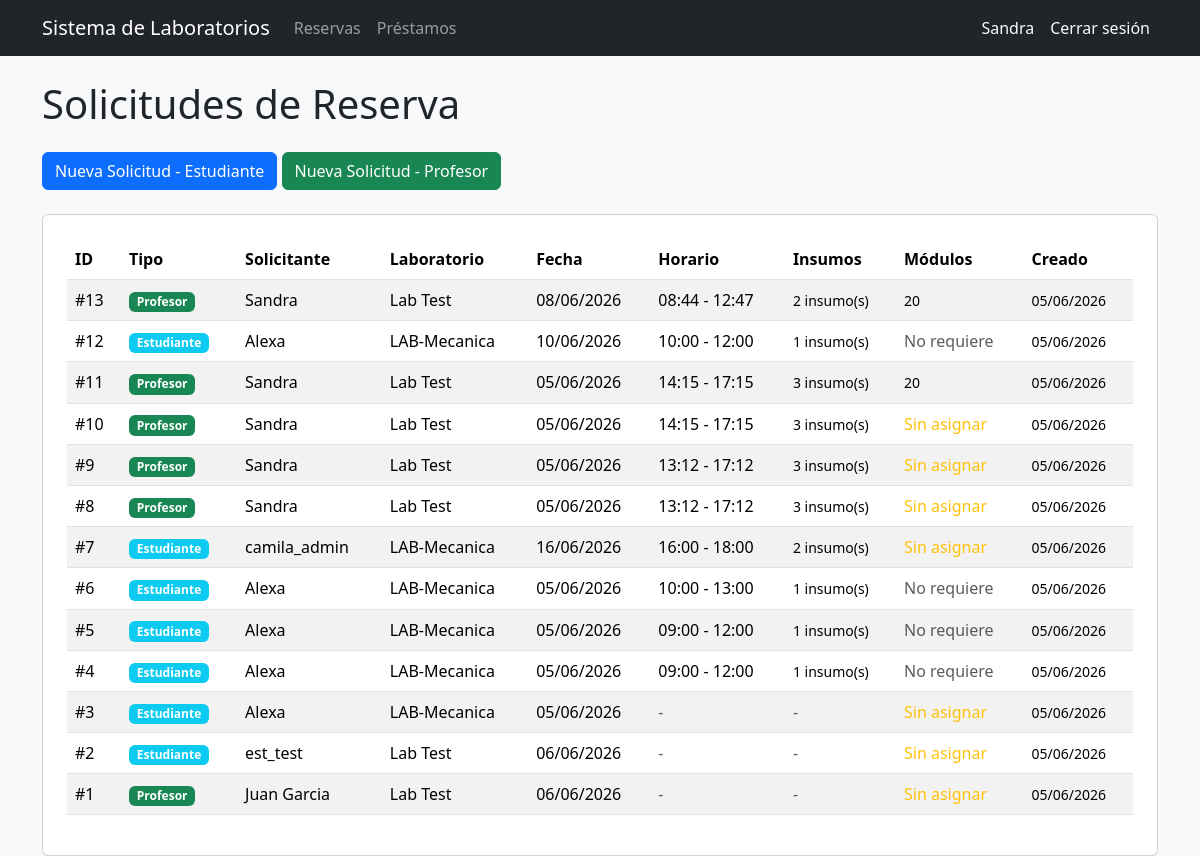
Before: /solicitudes/ (signed in) with the older database file.
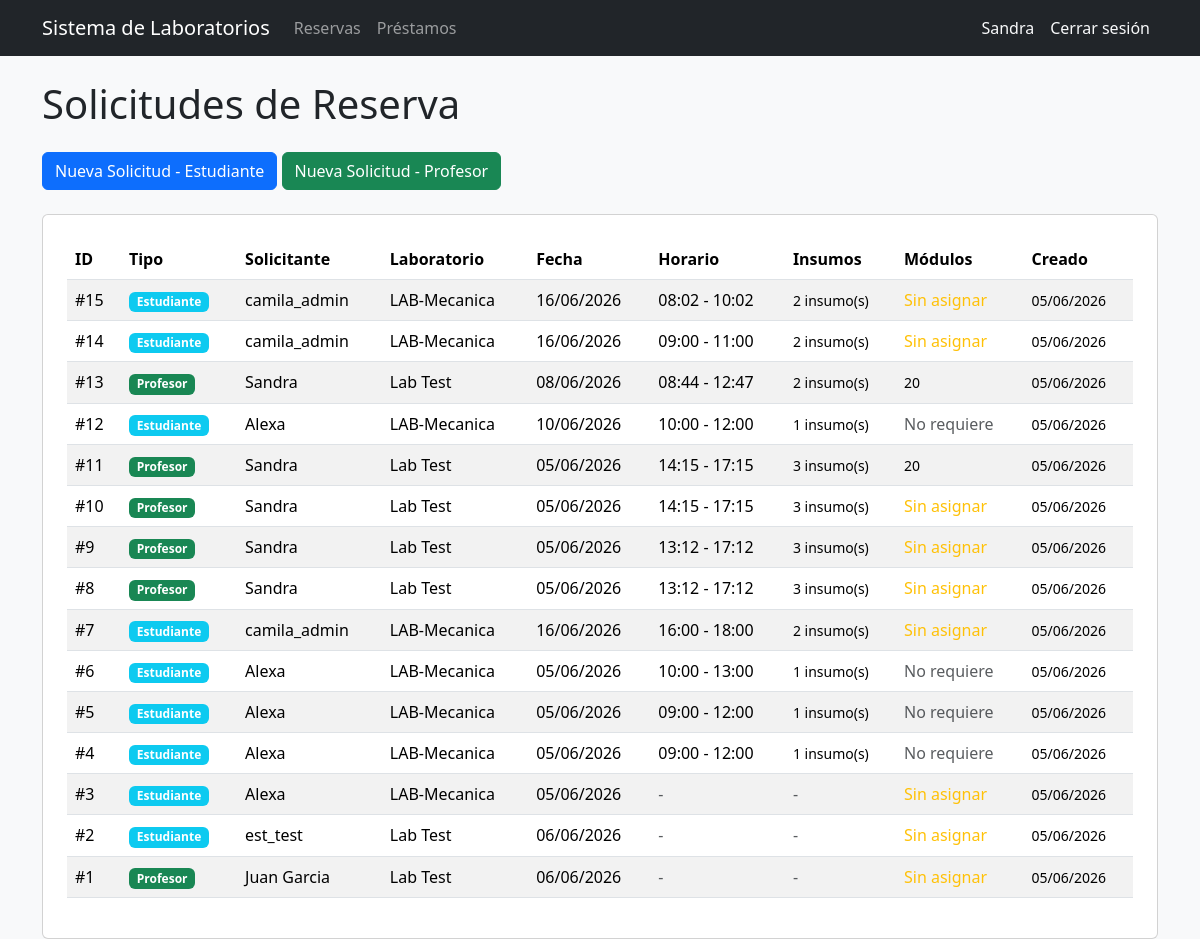
After: the same page with the newer database file.
### users/models.py (models this page shows, shortened)
class Usuario(AbstractUser):
    codigo = models.CharField(max_length=50, unique=True, blank=True)
    programa = models.CharField(max_length=100, blank=True)
    rol = models.ForeignKey(
        Rol,
        on_delete=models.CASCADE,
        null=True,
        blank=True
    )

### solicitudes/models.py (models this page shows, shortened)
class SolicitudReserva(models.Model):
    TIPO_SOLICITANTE_CHOICES = [
        ('estudiante', 'Estudiante'),
        ('profesor', 'Profesor'),
    ]
    tipo_solicitante = models.CharField(
        max_length=20,
        choices=TIPO_SOLICITANTE_CHOICES,
        default='estudiante'
    )
    usuario = models.ForeignKey(
        Usuario,
        on_delete=models.CASCADE,
        null=True,
        blank=True
    )
    nombre = models.CharField(max_length=200, blank=True)
    cedula = models.CharField(max_length=50, blank=True)
    programa = models.CharField(max_length=200, blank=True)
    curso = models.ForeignKey(
        Curso,
        on_delete=models.SET_NULL,
        null=True,
        blank=True
    )
    laboratorio = models.ForeignKey(
        Laboratorio,
        on_delete=models.CASCADE
    )
    fecha_reserva = models.DateTimeField()
    hora_inicio = models.TimeField(null=True, blank=True)
    hora_fin = models.TimeField(null=True, blank=True)
    necesita_modulo = models.BooleanField(default=True)
    observaciones = models.TextField(blank=True)
    modulos_asignados = models.ManyToManyField(
        Modulo,
        blank=True,
        related_name='solicitudes'
    )
    reserva = models.ForeignKey(
        Reserva,
        on_delete=models.SET_NULL,
        null=True,
        blank=True,
        related_name='solicitud'
    )
    fecha_creacion = models.DateTimeField(auto_now_add=True)

### laboratorio/models.py (models this page shows, shortened)
class Laboratorio(models.Model):
    nombre = models.CharField(max_length=100)
    ubicacion = models.CharField(max_length=200)
    encargado = models.ForeignKey(
        'users.Usuario',
        on_delete=models.SET_NULL,
        null=True,
        blank=True
    )
    programa = models.CharField(max_length=100, blank=True)

### solicitudes/views.py (the view)
# urls.py: path('', lista_solicitudes, name='lista_solicitudes'),
@login_required
def lista_solicitudes(request):
    solicitudes = SolicitudReserva.objects.all().order_by('-fecha_creacion')
    return render(
        request,
        'solicitudes/lista.html',
        {'solicitudes': solicitudes}
    )

### templates/solicitudes/lista.html
{% extends 'base_general.html' %}
{% block contenido %}
<h1 class="mb-4">Solicitudes de Reserva</h1>
<div class="mb-4">
    <a href="/solicitudes/estudiante/" class="btn btn-primary">
        Nueva Solicitud - Estudiante
    </a>
    <a href="/solicitudes/profesor/" class="btn btn-success">
        Nueva Solicitud - Profesor
    </a>
</div>
<div class="card p-4">
    {% if solicitudes %}
    <table class="table table-striped">
        <thead>
            <tr>
                <th>ID</th>
                <th>Tipo</th>
                <th>Solicitante</th>
                <th>Laboratorio</th>
                <th>Fecha</th>
                <th>Horario</th>
                <th>Insumos</th>
                <th>Módulos</th>
                <th>Creado</th>
            </tr>
        </thead>
        <tbody>
            {% for solicitud in solicitudes %}
            <tr>
                <td>#{{ solicitud.id }}</td>
                <td>
                    <span class="badge {% if solicitud.tipo_solicitante == 'estudiante' %}bg-info{% else %}bg-success{% endif %}">
                        {{ solicitud.get_tipo_solicitante_display|truncatewords:1 }}
                    </span>
                </td>
                <td>
                    {% if solicitud.tipo_solicitante == 'estudiante' %}
                        {{ solicitud.usuario.username }}
                    {% else %}
                        {{ solicitud.nombre }}
                    {% endif %}
                </td>
                <td>{{ solicitud.laboratorio.nombre|truncatewords:2 }}</td>
                <td>{{ solicitud.fecha_reserva|date:"d/m/Y" }}</td>
                <td>
                    {% if solicitud.hora_inicio and solicitud.hora_fin %}
                        {{ solicitud.hora_inicio|time:"H:i" }} - {{ solicitud.hora_fin|time:"H:i" }}
                    {% else %}
                        <span class="text-muted">-</span>
                    {% endif %}
                </td>
                <td>
                    {% if solicitud.insumos.all %}
                        <small>{{ solicitud.insumos.count }} insumo(s)</small>
                    {% else %}
                        <span class="text-muted">-</span>
                    {% endif %}
                </td>
                <td>
                    {% if solicitud.modulos_asignados.all %}
                        <small>{{ solicitud.modulos_asignados.count }}</small>
                    {% else %}
                        {% if solicitud.necesita_modulo %}
                            <span class="text-warning">Sin asignar</span>
                        {% else %}
                            <span class="text-muted">No requiere</span>
                        {% endif %}
                    {% endif %}
                </td>
                <td><small>{{ solicitud.fecha_creacion|date:"d/m/Y" }}</small></td>
            </tr>
            {% endfor %}
        </tbody>
    </table>
    {% else %}
    <p class="text-muted">No hay solicitudes registradas.</p>
    {% endif %}
</div>
{% endblock %}

### templates/base_general.html (shortened to what this page needs)
<!DOCTYPE html>
<html lang="es">
<head>
    <link
        href="https://cdn.jsdelivr.net/npm/bootstrap@5.3.3/dist/css/bootstrap.min.css"
        rel="stylesheet"
    >
</head>
<body class="bg-light">
    <nav class="navbar navbar-expand-lg navbar-dark bg-dark">
    <div class="container">
        <a class="navbar-brand" href="/">Sistema de Laboratorios</a>
        <div class="navbar-nav">
    {% if user.rol.nombre == 'Administrador' %}
        <a class="nav-link" href="/inventario/">Insumos</a>
        <a class="nav-link" href="/inventario/items/">Items</a>
        <a class="nav-link" href="/inventario/movimientos/">Movimientos</a>
        <a class="nav-link" href="/prestamos/">Préstamos</a>
        <a class="nav-link" href="/reservas/">Reservas</a>
        <a class="nav-link" href="/usuarios/">Usuarios</a>
        <a class="nav-link" href="/laboratorio/">Laboratorio</a>
    {% elif user.rol.nombre == 'Encargado' %}
        <a class="nav-link" href="/inventario/items/">Items</a>
        <a class="nav-link" href="/inventario/movimientos/">Movimientos</a>
        <a class="nav-link" href="/prestamos/">Préstamos</a>
        <a class="nav-link" href="/reservas/">Reservas</a>
        <a class="nav-link" href="/laboratorio/">Laboratorio</a>
    {% elif user.rol.nombre == 'Docente' %}
        <a class="nav-link" href="/reservas/">Reservas</a>
        <a class="nav-link" href="/prestamos/">Préstamos</a>
    {% elif user.rol.nombre == 'Estudiante' %}
        <a class="nav-link" href="/reservas/">Reservas</a>
    {% endif %}
</div>
        <div class="navbar-nav ms-auto">
    {% if user.is_authenticated %}
    <span class="nav-link text-light">{{ user.username }}</span>
    <form method="POST" action="/logout/">
        <button type="submit" class="btn btn-link nav-link text-light">
            Cerrar sesión
        </button>
    </form>
    {% endif %}
</div>
</nav>
    <div class="container mt-4">
        {% block contenido %}
        {% endblock %}
    </div>
</body>
</html>

Changed rows visible on the page:
added SolicitudReserva: id "15", tipo_solicitante "Estudiante", usuario.username "camila_admin", laboratorio.nombre "LAB-Mecanica", fecha_reserva "16/06/2026", hora_inicio "08:02", hora_fin "10:02", insumos.count "2", necesita_modulo "Sin asignar", fecha_creacion "05/06/2026"
added SolicitudReserva: id "14", tipo_solicitante "Estudiante", usuario.username "camila_admin", laboratorio.nombre "LAB-Mecanica", fecha_reserva "16/06/2026", hora_inicio "09:00", hora_fin "11:00", insumos.count "2", necesita_modulo "Sin asignar", fecha_creacion "05/06/2026"
